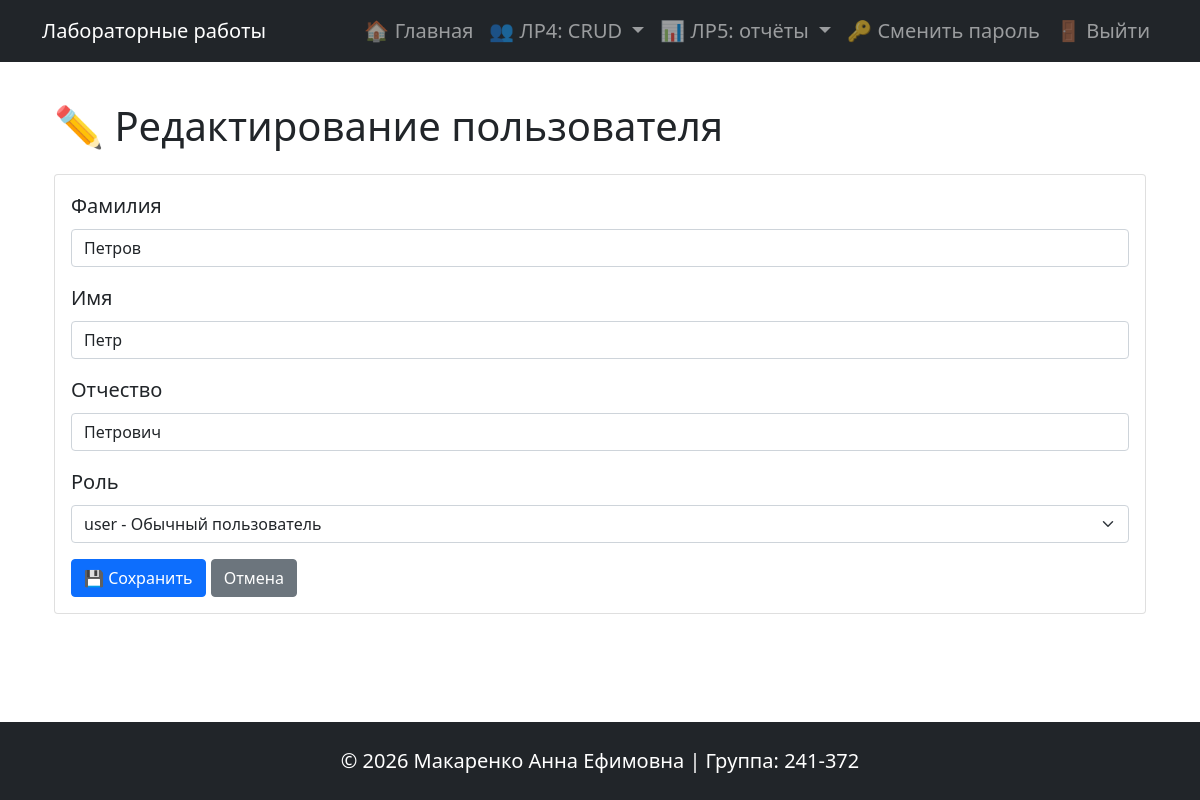
The page /users/2/edit (signed in) on the database its author committed.
### database.py (models this page shows, shortened)
class User(db.Model):
    __tablename__ = 'users'
    id = db.Column(db.Integer, primary_key=True)
    username = db.Column(db.String(80), unique=True, nullable=False)
    password_hash = db.Column(db.String(200), nullable=False)
    last_name = db.Column(db.String(100))
    first_name = db.Column(db.String(100), nullable=False)
    patronymic = db.Column(db.String(100))
    created_at = db.Column(db.DateTime, default=datetime.utcnow)
    roles = db.relationship('Role', secondary=user_roles, backref=db.backref('users', lazy='dynamic'))
    visits = db.relationship('VisitLog', backref='user', lazy='dynamic')
    @property
    def is_authenticated(self):
        return True
    def has_role(self, role_name):
        return any(role.name == role_name for role in self.roles)

### app.py (the view, shortened to what this page needs)
@app.route('/users/<int:user_id>/edit', methods=['GET', 'POST'])
@login_required
def user_edit(user_id):
    user = db.session.get(User, user_id)
    if not user:
        flash('Пользователь не найден', 'danger')
        return redirect(url_for('user_list'))
    if not current_user.has_role('admin') and current_user.id != user.id:
        flash('У вас недостаточно прав для доступа к данной странице.', 'danger')
        return redirect(url_for('index'))
    roles = Role.query.all()
    errors = {}
    return render_template('user_form.html', user=user, roles=roles, errors=errors)

### app.py (called while the page is built)
def log_visit(path):
    try:
        log = VisitLog(
            path=path,
            user_id=current_user.id if current_user.is_authenticated else None
        )
        db.session.add(log)
        db.session.commit()
    except Exception:
        db.session.rollback()

@app.before_request
def before_request():
    if not request.path.startswith('/static') and not request.path.startswith('/visit-logs'):
        log_visit(request.path)

@login_manager.user_loader
def load_user(user_id):
    return db.session.get(User, int(user_id))

### templates/user_form.html (shortened to what this page needs)
{% extends 'base.html' %}
{% block content %}
<div class="container">
    <h1 class="my-4">{% if user %}✏️ Редактирование пользователя{% else %}➕ Создание пользователя{% endif %}</h1>
    <div class="card">
        <div class="card-body">
            <form method="POST">
                <div class="mb-3">
                    <label for="last_name" class="form-label">Фамилия</label>
                    <input type="text" class="form-control {% if errors.last_name %}is-invalid{% endif %}" id="last_name" name="last_name" value="{{ user.last_name if user else '' }}" required>
                </div>
                <div class="mb-3">
                    <label for="first_name" class="form-label">Имя</label>
                    <input type="text" class="form-control {% if errors.first_name %}is-invalid{% endif %}" id="first_name" name="first_name" value="{{ user.first_name if user else '' }}" required>
                </div>
                <div class="mb-3">
                    <label for="patronymic" class="form-label">Отчество</label>
                    <input type="text" class="form-control" id="patronymic" name="patronymic" value="{{ user.patronymic if user else '' }}">
                </div>
                <div class="mb-3">
                    <label for="role_id" class="form-label">Роль</label>
                    <select class="form-select" id="role_id" name="role_id" {% if user and not current_user.has_role('admin') %}disabled{% endif %}>
                        {% for role in roles %}
                            <option value="{{ role.id }}" {% if user and role in user.roles %}selected{% endif %}>{{ role.name }} - {{ role.description }}</option>
                        {% endfor %}
                    </select>
                </div>
                <button type="submit" class="btn btn-primary">💾 Сохранить</button>
                <a href="{{ url_for('user_list') }}" class="btn btn-secondary">Отмена</a>
            </form>
        </div>
    </div>
</div>
{% endblock %}

### static/styles.css (style rules this page uses)
body { font-size: 1.25rem; }

### templates/base.html (style rules this page uses)
html, body { height: 100%; }
body { display: flex; flex-direction: column; }

### rows shown on the page
User: last_name "Петров", first_name "Петр", patronymic "Петрович"

### other values the page prints
form field role_id "user - Обычный пользователь"
